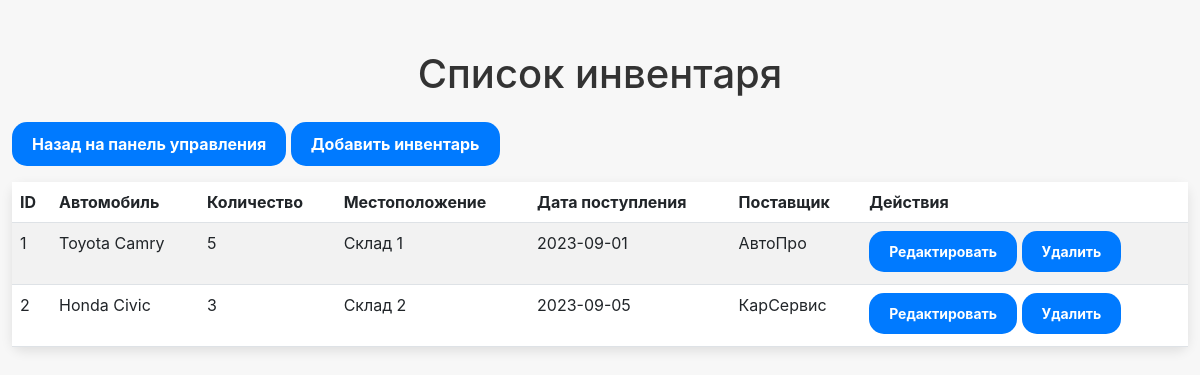
The page /view_inventory (signed in) on the database its author committed.
### models.py (models this page shows)
class Inventory(db.Model):
    __tablename__ = 'inventory'
    inventory_id = db.Column(db.Integer, primary_key=True)
    car_id = db.Column(db.Integer, db.ForeignKey('cars.car_id'), nullable=False)
    quantity = db.Column(db.Integer, nullable=False)
    location = db.Column(db.String(100))
    arrival_date = db.Column(db.Date, nullable=False)
    supplier_id = db.Column(db.Integer, db.ForeignKey('suppliers.supplier_id'), nullable=False)
    car = db.relationship('Car', backref='inventory')
    supplier = db.relationship('Supplier', backref='inventory')

class Car(db.Model):
    __tablename__ = 'cars'
    car_id = db.Column(db.Integer, primary_key=True)
    make = db.Column(db.String(50), nullable=False)
    model = db.Column(db.String(50), nullable=False)
    year = db.Column(db.Integer, nullable=False)
    vin = db.Column(db.String(17), unique=True, nullable=False)
    color = db.Column(db.String(20))
    price = db.Column(db.Float, nullable=False)
    mileage = db.Column(db.Integer)
    status = db.Column(db.String(20), nullable=False)
    fuel_type = db.Column(db.String(20))
    transmission = db.Column(db.String(20))
    body_type = db.Column(db.String(20))

class Supplier(db.Model):
    __tablename__ = 'suppliers'
    supplier_id = db.Column(db.Integer, primary_key=True)
    name = db.Column(db.String(100), nullable=False)
    contact_person = db.Column(db.String(50))
    phone_number = db.Column(db.String(20))
    email = db.Column(db.String(120), unique=True, nullable=False)
    address = db.Column(db.String(150))

### inventory.py (the view)
    @app.route('/view_inventory')
    def view_inventory():
        if 'user_id' not in session:
            flash('Пожалуйста, войдите для доступа к этой странице.', 'warning')
            return redirect(url_for('login'))
        inventory = Inventory.query.all()
        return render_template('view_inventory.html', inventory=inventory)

### app.py (called while the page is built)
@app.before_request
def before_request():
    app.logger.debug(f"Запрос: {request.method} {request.url}")

@app.after_request
def after_request(response):
    app.logger.debug(f"Ответ: {response.status}")
    return response

### templates/view_inventory.html (shortened to what this page needs)
<!DOCTYPE html>
<html lang="ru">
<head>
    <link rel="stylesheet" href="https://cdnjs.cloudflare.com/ajax/libs/bootstrap/5.3.0-alpha1/css/bootstrap.min.css">
    <link rel="stylesheet" href="https://cdnjs.cloudflare.com/ajax/libs/font-awesome/6.0.0-beta3/css/all.min.css">
</head>
<body>
<div class="container">
    <h1 class="text-center mb-4">Список инвентаря</h1>
    <a href="{{ url_for('dashboard') }}" class="btn btn-primary mb-3">Назад на панель управления</a>
    <a href="{{ url_for('add_inventory') }}" class="btn btn-success mb-3">Добавить инвентарь</a>
    <table class="table table-striped">
        <thead>
            <tr>
                <th>ID</th>
                <th>Автомобиль</th>
                <th>Количество</th>
                <th>Местоположение</th>
                <th>Дата поступления</th>
                <th>Поставщик</th>
                <th>Действия</th>
            </tr>
        </thead>
        <tbody>
            {% for inventory in inventory %}
            <tr>
                <td>{{ inventory.inventory_id }}</td>
                <td>{{ inventory.car.make }} {{ inventory.car.model }}</td>
                <td>{{ inventory.quantity }}</td>
                <td>{{ inventory.location }}</td>
                <td>{{ inventory.arrival_date }}</td>
                <td>{{ inventory.supplier.name }}</td>
                <td>
                    <a href="{{ url_for('edit_inventory', inventory_id=inventory.inventory_id) }}" class="btn btn-primary btn-sm mb-1">Редактировать</a>
                    <form action="{{ url_for('delete_inventory', inventory_id=inventory.inventory_id) }}" method="post" style="display:inline;">
                        <button type="submit" class="btn btn-danger btn-sm mb-1">Удалить</button>
                    </form>
                </td>
            </tr>
            {% endfor %}
        </tbody>
    </table>
</div>
</body>
</html>

### templates/view_inventory.html (style rules this page uses)
body { background-color: #f7f7f7; font-family: -apple-system, BlinkMacSystemFont, "San Francisco", "Helvetica Neue", sans-serif; color: #333; }
.container { margin-top: 50px; max-width: 1200px; }
.table { background-color: #fff; border-radius: 10px; box-shadow: 0 4px 12px rgba(0, 0, 0, 0.1); }
.btn { border-radius: 15px; padding: 10px 20px; background-color: #007aff; border: none; color: #fff; font-weight: bold; }

### rows shown on the page
Inventory: inventory_id "1", car.make "Toyota", car.model "Camry", quantity "5", location "Склад 1", arrival_date "2023-09-01", supplier.name "АвтоПро"
Inventory: inventory_id "2", car.make "Honda", car.model "Civic", quantity "3", location "Склад 2", arrival_date "2023-09-05", supplier.name "КарСервис"
